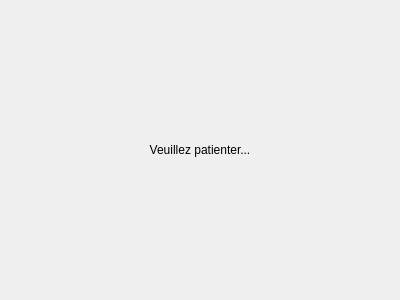
<?xml version="1.0" encoding="UTF-8"?>
<ui version="4.0">
 <class>MobiiPleaseWaitPopupForm</class>
 <widget class="QWidget" name="MobiiPleaseWaitPopupForm">
  <property name="geometry">
   <rect>
    <x>0</x>
    <y>0</y>
    <width>400</width>
    <height>300</height>
   </rect>
  </property>
  <property name="cursor">
   <cursorShape>WaitCursor</cursorShape>
  </property>
  <property name="windowTitle">
   <string>Form</string>
  </property>
  <layout class="QVBoxLayout" name="verticalLayout">
   <item>
    <widget class="QLabel" name="label">
     <property name="text">
      <string>Veuillez patienter...</string>
     </property>
     <property name="alignment">
      <set>Qt::AlignCenter</set>
     </property>
    </widget>
   </item>
  </layout>
 </widget>
 <resources/>
 <connections/>
</ui>
